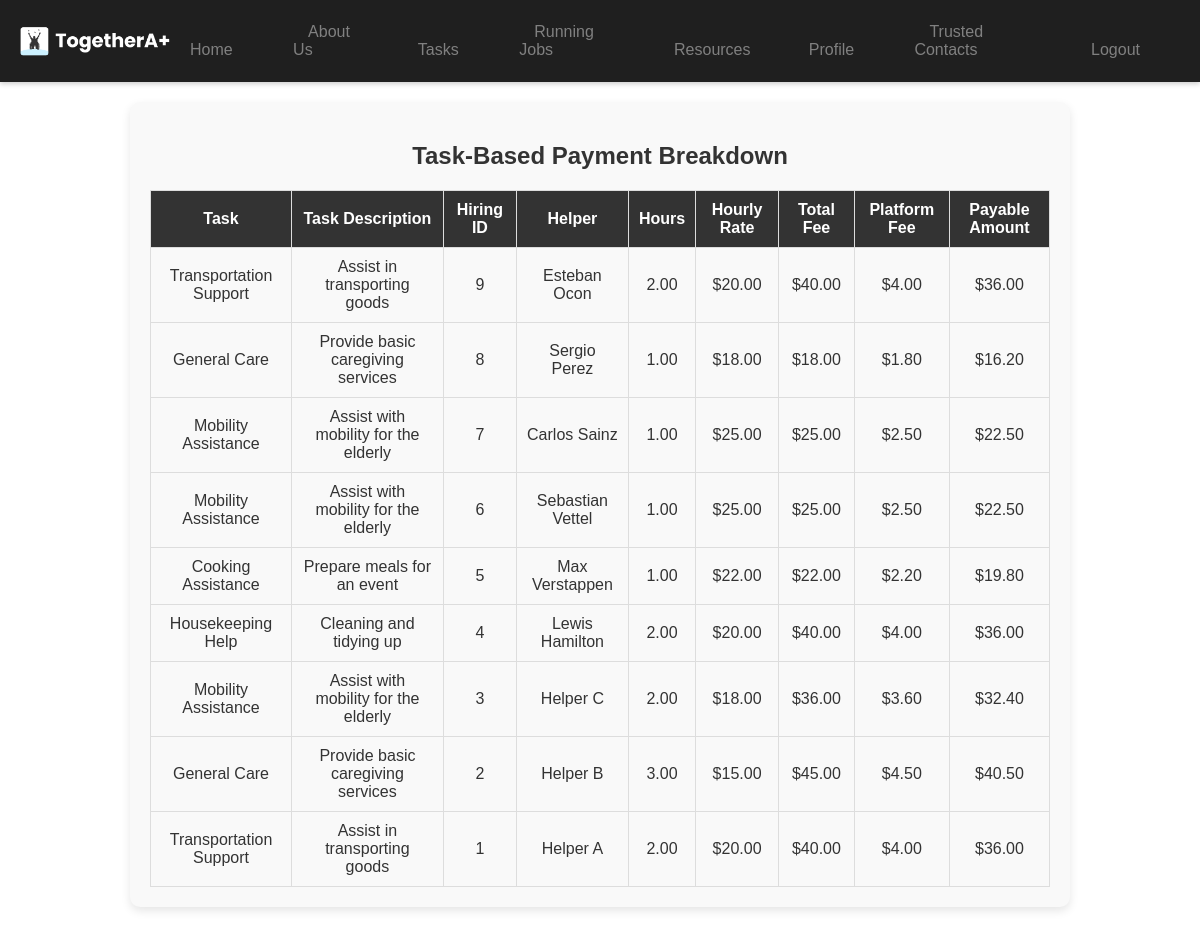
The app's page /task_payment_breakdown.php (signed in) with its own data.
### tables this page shows
CREATE TABLE `hiring_records` (
  `hiring_id` int(11) NOT NULL,
  `user_id` int(11) NOT NULL,
  `helper_id` int(11) NOT NULL,
  `task_id` int(11) NOT NULL,
  `start_time` datetime DEFAULT NULL,
  `end_time` datetime DEFAULT NULL,
  `total_hours` decimal(10,2) GENERATED ALWAYS AS (timestampdiff(HOUR,`start_time`,`end_time`)) VIRTUAL,
  `hourly_rate` decimal(10,2) NOT NULL,
  `fixed_price` decimal(10,2) DEFAULT NULL,
  `logged_hours` int(11) DEFAULT 0,
  `user_confirmation` enum('pending','confirmed','disputed') DEFAULT 'pending',
  `helper_confirmation` enum('pending','confirmed','disputed') DEFAULT 'pending',
  `admin_decision` enum('pending','resolved') DEFAULT 'pending',
  `created_at` timestamp NOT NULL DEFAULT current_timestamp(),
  `status` enum('pending','in_progress','completed','disputed') DEFAULT 'pending'
);

CREATE TABLE `tasks` (
  `task_id` int(11) NOT NULL,
  `user_id` int(11) NOT NULL,
  `title` varchar(255) NOT NULL,
  `description` text DEFAULT NULL,
  `skill_required` text DEFAULT NULL,
  `hourly_rate` decimal(10,2) NOT NULL,
  `fixed_rate` decimal(10,2) DEFAULT NULL,
  `urgency` varchar(6) DEFAULT NULL,
  `created_at` timestamp NOT NULL DEFAULT current_timestamp(),
  `updated_at` timestamp NOT NULL DEFAULT current_timestamp() ON UPDATE current_timestamp()
);

CREATE TABLE `helpers` (
  `helper_id` int(11) NOT NULL,
  `name` varchar(255) NOT NULL,
  `email` varchar(255) NOT NULL,
  `password_hash` varchar(255) NOT NULL,
  `phone_number` varchar(15) DEFAULT NULL,
  `address` text DEFAULT NULL,
  `skills` text DEFAULT NULL,
  `rating` decimal(3,2) DEFAULT 0.00,
  `profile_photo` text DEFAULT NULL,
  `created_at` timestamp NOT NULL DEFAULT current_timestamp(),
  `updated_at` timestamp NOT NULL DEFAULT current_timestamp() ON UPDATE current_timestamp(),
  `verification_status` enum('pending','verified','rejected') DEFAULT 'pending',
  `verified_by` int(11) DEFAULT NULL,
  `status` enum('active','suspended','deactivated') DEFAULT 'active'
);

### task_payment_breakdown.php (the view, shortened to what this page needs)
<?php
include 'dbconnect.php';
$user_id = $_SESSION['user_id'];
$sql = "
    SELECT
        t.title AS task_title,
        t.description AS task_description,
        hr.hiring_id,
        hr.total_hours,
        hr.hourly_rate,
        (hr.total_hours * hr.hourly_rate) AS total_fee,
        ((hr.total_hours * hr.hourly_rate) * 0.10) AS platform_fee,
        ((hr.total_hours * hr.hourly_rate) - ((hr.total_hours * hr.hourly_rate) * 0.10)) AS payable_amount,
        h.name AS helper_name
    FROM hiring_records hr
    JOIN tasks t ON hr.task_id = t.task_id
    JOIN helpers h ON hr.helper_id = h.helper_id
    WHERE hr.user_id = ?
    ORDER BY hr.hiring_id DESC
";
$stmt = $conn->prepare($sql);
$stmt->bind_param("i", $user_id);
$stmt->execute();
$result = $stmt->get_result();
$task_payments = $result->fetch_all(MYSQLI_ASSOC);
?>
<!DOCTYPE html>
<html lang="en">
<head>
    <link rel="stylesheet" href="styles.css">
</head>
<body>
    <?php include 'header_user.php'; ?>
    <div class="details-container">
        <h2>Task-Based Payment Breakdown</h2>
        <table>
            <thead>
                <tr>
                    <th>Task</th>
                    <th>Task Description</th>
                    <th>Hiring ID</th>
                    <th>Helper</th>
                    <th>Hours</th>
                    <th>Hourly Rate</th>
                    <th>Total Fee</th>
                    <th>Platform Fee</th>
                    <th>Payable Amount</th>
                </tr>
            </thead>
            <tbody>
                <?php if (count($task_payments) > 0): ?>
                    <?php foreach ($task_payments as $payment): ?>
                        <tr>
                            <td><?php echo htmlspecialchars($payment['task_title']); ?></td>
                            <td><?php echo htmlspecialchars($payment['task_description']); ?></td>
                            <td><?php echo $payment['hiring_id']; ?></td>
                            <td><?php echo htmlspecialchars($payment['helper_name']); ?></td>
                            <td><?php echo $payment['total_hours']; ?></td>
                            <td>$<?php echo number_format($payment['hourly_rate'], 2); ?></td>
                            <td>$<?php echo number_format($payment['total_fee'], 2); ?></td>
                            <td>$<?php echo number_format($payment['platform_fee'], 2); ?></td>
                            <td>$<?php echo number_format($payment['payable_amount'], 2); ?></td>
                        </tr>
                    <?php endforeach; ?>
                <?php else: ?>
                    <tr>
                        <td colspan="9" class="no-records">No task payments found.</td>
                    </tr>
                <?php endif; ?>
            </tbody>
        </table>
    </div>
</body>
</html>

### styles.css (style rules this page uses)
body { font-family: Arial, sans-serif; margin: 0; padding: 0; background-color: #121212; color: white; }

### home.css (style rules this page uses)
body { font-family: Arial, sans-serif; margin: 0; padding: 0; background-color: #ffffff; color: #333; }

### task_payment_breakdown.php (style rules this page uses)
.details-container { max-width: 900px; margin: 20px auto; padding: 20px; background-color: #f9f9f9; border-radius: 10px; box-shadow: 0 4px 10px rgba(0, 0, 0, 0.1); }
.details-container h2 { text-align: center; margin-bottom: 20px; color: #333; }
table { width: 100%; border-collapse: collapse; }
th, td { padding: 10px; text-align: center; border: 1px solid #ddd; }
th { background-color: #333; color: white; }

### records on screen
hiring_records: task.title "Transportation Support", task.description "Assist in transporting goods", hiring_id "9", helper.name "Esteban Ocon", total_hours "2.00", hourly_rate "20.00", total_fee "40.00", platform_fee "4.00", payable_amount "36.00"
hiring_records: task.title "General Care", task.description "Provide basic caregiving services", hiring_id "8", helper.name "Sergio Perez", total_hours "1.00", hourly_rate "18.00", total_fee "18.00", platform_fee "1.80", payable_amount "16.20"
hiring_records: task.title "Mobility Assistance", task.description "Assist with mobility for the elderly", hiring_id "7", helper.name "Carlos Sainz", total_hours "1.00", hourly_rate "25.00", total_fee "25.00", platform_fee "2.50", payable_amount "22.50"
hiring_records: task.title "Mobility Assistance", task.description "Assist with mobility for the elderly", hiring_id "6", helper.name "Sebastian Vettel", total_hours "1.00", hourly_rate "25.00", total_fee "25.00", platform_fee "2.50", payable_amount "22.50"
hiring_records: task.title "Cooking Assistance", task.description "Prepare meals for an event", hiring_id "5", helper.name "Max Verstappen", total_hours "1.00", hourly_rate "22.00", total_fee "22.00", platform_fee "2.20", payable_amount "19.80"
hiring_records: task.title "Housekeeping Help", task.description "Cleaning and tidying up", hiring_id "4", helper.name "Lewis Hamilton", total_hours "2.00", hourly_rate "20.00", total_fee "40.00", platform_fee "4.00", payable_amount "36.00"
hiring_records: task.title "Mobility Assistance", task.description "Assist with mobility for the elderly", hiring_id "3", helper.name "Helper C", total_hours "2.00", hourly_rate "18.00", total_fee "36.00", platform_fee "3.60", payable_amount "32.40"
hiring_records: task.title "General Care", task.description "Provide basic caregiving services", hiring_id "2", helper.name "Helper B", total_hours "3.00", hourly_rate "15.00", total_fee "45.00", platform_fee "4.50", payable_amount "40.50"
hiring_records: task.title "Transportation Support", task.description "Assist in transporting goods", hiring_id "1", helper.name "Helper A", total_hours "2.00", hourly_rate "20.00", total_fee "40.00", platform_fee "4.00", payable_amount "36.00"
